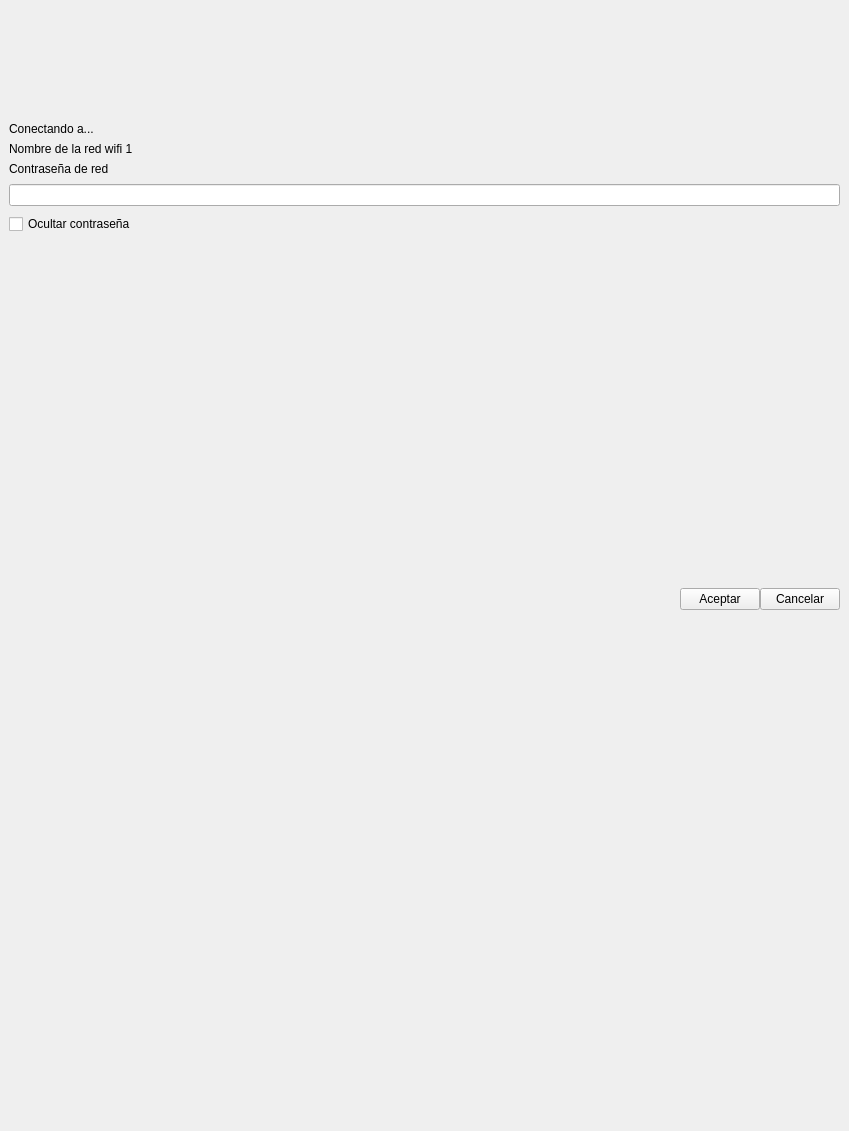
<?xml version="1.0" encoding="UTF-8"?>
<ui version="4.0">
 <class>SettingsWiFiPasswordMenu</class>
 <widget class="QWidget" name="SettingsWiFiPasswordMenu">
  <property name="geometry">
   <rect>
    <x>0</x>
    <y>0</y>
    <width>849</width>
    <height>1131</height>
   </rect>
  </property>
  <property name="windowTitle">
   <string>Form</string>
  </property>
  <property name="styleSheet">
   <string notr="true" />
  </property>
  <layout class="QVBoxLayout" name="verticalLayout_2">
   <property name="spacing">
    <number>0</number>
   </property>
   <property name="margin">
    <number>0</number>
   </property>
   <item>
    <spacer name="verticalSpacer_3">
     <property name="orientation">
      <enum>Qt::Vertical</enum>
     </property>
     <property name="sizeType">
      <enum>QSizePolicy::Fixed</enum>
     </property>
     <property name="sizeHint" stdset="0">
      <size>
       <width>28</width>
       <height>113</height>
      </size>
     </property>
    </spacer>
   </item>
   <item>
    <layout class="QHBoxLayout" name="horizontalLayout_2">
     <property name="spacing">
      <number>0</number>
     </property>
     <property name="bottomMargin">
      <number>0</number>
     </property>
     <item>
      <widget class="QWidget" name="connectingWifiCont" native="true">
       <layout class="QVBoxLayout" name="verticalLayout">
        <item>
         <widget class="QLabel" name="connectTitleLbl">
          <property name="text">
           <string>Conectando a...</string>
          </property>
          <property name="indent">
           <number>0</number>
          </property>
         </widget>
        </item>
        <item>
         <widget class="QLabel" name="wifiNameLbl">
          <property name="text">
           <string>Nombre de la red wifi 1</string>
          </property>
          <property name="indent">
           <number>0</number>
          </property>
         </widget>
        </item>
        <item>
         <widget class="QLabel" name="passwordLbl">
          <property name="text">
           <string>Contrase&#241;a de red</string>
          </property>
          <property name="indent">
           <number>0</number>
          </property>
         </widget>
        </item>
        <item>
         <layout class="QHBoxLayout" name="horizontalLayout_3">
          <property name="spacing">
           <number>0</number>
          </property>
          <property name="leftMargin">
           <number>0</number>
          </property>
          <property name="topMargin">
           <number>2</number>
          </property>
          <property name="rightMargin">
           <number>0</number>
          </property>
          <property name="bottomMargin">
           <number>2</number>
          </property>
          <item>
           <widget class="MyQLineEdit" name="passwordLineEdit" />
          </item>
         </layout>
        </item>
        <item>
         <widget class="QCheckBox" name="hiddenPassword">
          <property name="focusPolicy">
           <enum>Qt::NoFocus</enum>
          </property>
          <property name="text">
           <string>Ocultar contrase&#241;a</string>
          </property>
         </widget>
        </item>
        <item>
         <spacer name="verticalSpacer">
          <property name="orientation">
           <enum>Qt::Vertical</enum>
          </property>
          <property name="sizeHint" stdset="0">
           <size>
            <width>28</width>
            <height>57</height>
           </size>
          </property>
         </spacer>
        </item>
        <item>
         <layout class="QHBoxLayout" name="horizontalLayout">
          <property name="spacing">
           <number>0</number>
          </property>
          <item>
           <spacer name="horizontalSpacer">
            <property name="orientation">
             <enum>Qt::Horizontal</enum>
            </property>
            <property name="sizeHint" stdset="0">
             <size>
              <width>57</width>
              <height>28</height>
             </size>
            </property>
           </spacer>
          </item>
          <item>
           <widget class="SilentQPushButton" name="acceptBtn">
            <property name="text">
             <string>Aceptar</string>
            </property>
           </widget>
          </item>
          <item>
           <widget class="SilentQPushButton" name="cancelBtn">
            <property name="text">
             <string>Cancelar</string>
            </property>
           </widget>
          </item>
         </layout>
        </item>
       </layout>
      </widget>
     </item>
    </layout>
   </item>
   <item>
    <spacer name="verticalSpacer_2">
     <property name="orientation">
      <enum>Qt::Vertical</enum>
     </property>
     <property name="sizeHint" stdset="0">
      <size>
       <width>28</width>
       <height>57</height>
      </size>
     </property>
    </spacer>
   </item>
  </layout>
 </widget>
 <customwidgets>
  <customwidget>
   <class>SilentQPushButton</class>
   <extends>QPushButton</extends>
   <header>SilentQPushButton.h</header>
  </customwidget>
  <customwidget>
   <class>MyQLineEdit</class>
   <extends>QLineEdit</extends>
   <header>MyQLineEdit.h</header>
  </customwidget>
 </customwidgets>
 <resources />
 <connections />
</ui>
